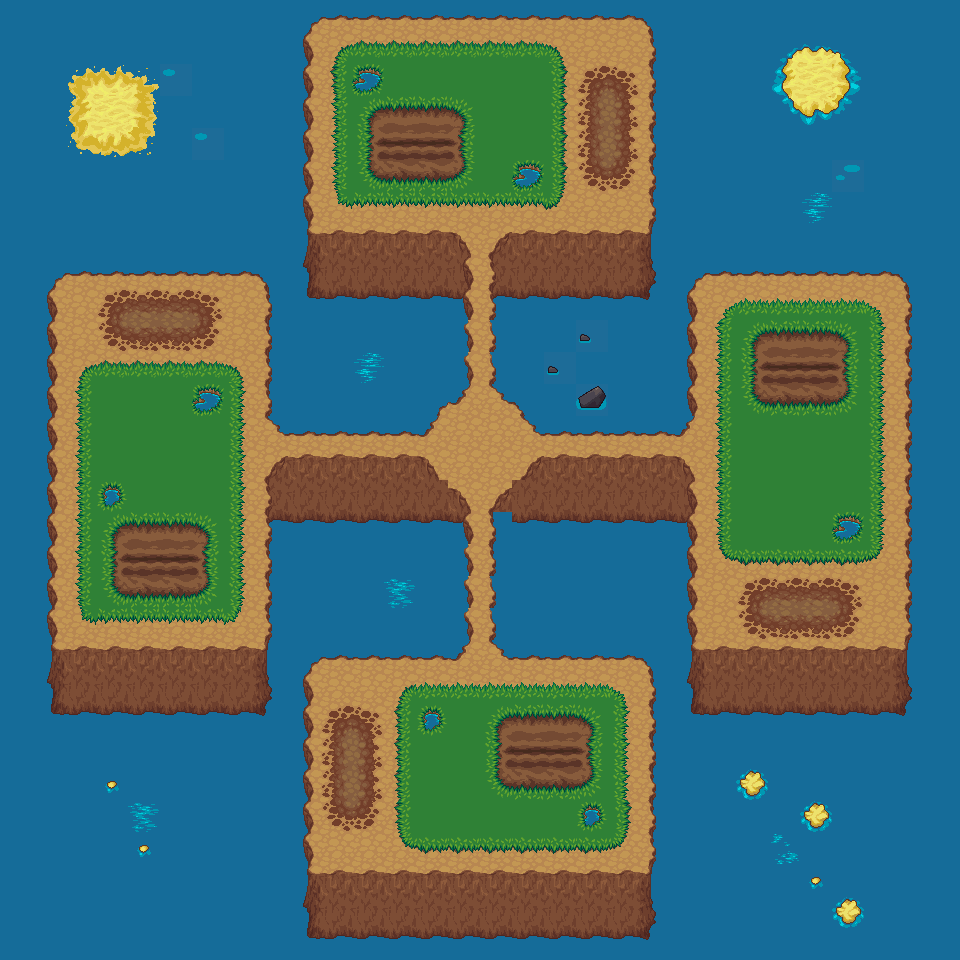

Rendered tile map (Tiled .tmx) drawn with the repository's tilesets; below, a short description and the map source with its tile grids summarised:
An orthogonal 30x30 tile map with 32x32 px tiles, 3 tile layers (Tile Layer 1, Tile Layer 2, Tile Layer 3).

<map version="1.0" orientation="orthogonal" width="30" height="30" tilewidth="32" tileheight="32">
 <tileset firstgid="1" name="terrain_atlas" tilewidth="32" tileheight="32">
  <image source="../terrain_atlas.png" width="1024" height="1024" />
 </tileset>
 <layer name="Tile Layer 1" width="30" height="30">
  <data>[900 cells, 900 non-empty, 1 distinct tile ids]</data>
 </layer>
 <layer name="Tile Layer 2" width="30" height="30">
  <data>[900 cells, 572 non-empty, 49 distinct tile ids]</data>
 </layer>
 <layer name="Tile Layer 3" width="30" height="30">
  <data>[900 cells, 247 non-empty, 41 distinct tile ids]</data>
 </layer>
</map>
